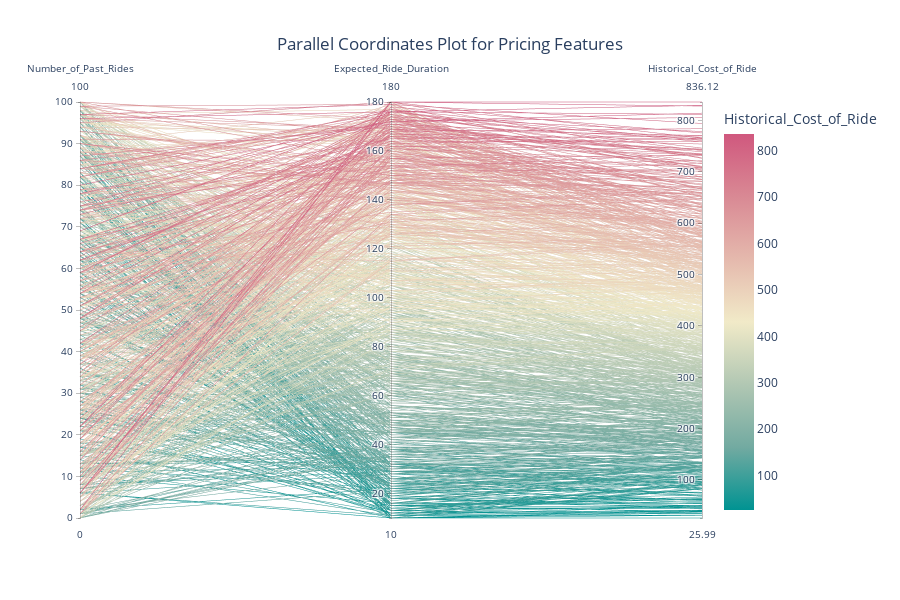

Notebook source saved alongside this figure:
### Code cell
# Parallel coordinates plot
fig = px.parallel_coordinates(df, dimensions=['Number_of_Past_Rides', 'Expected_Ride_Duration', 'Historical_Cost_of_Ride'],
                              color='Historical_Cost_of_Ride', color_continuous_scale=px.colors.diverging.Tealrose,
                              title="Parallel Coordinates Plot for Pricing Features")
fig.update_layout(width=900, height=600, title_x=0.5)
fig.show()

### Figure 1 — Plotly figure (JSON) as saved in the notebook; plotly's stock layout.template omitted (floating-point values rounded to 4 significant figures; data arrays with more than 128 entries replaced by an {"elided": "..."} marker saying what was removed)
{"data": [{"dimensions": [{"label": "Number_of_Past_Rides", "values": {"elided": "1000 int values"}}, {"label": "Expected_Ride_Duration", "values": {"elided": "1000 int values"}}, {"label": "Historical_Cost_of_Ride", "values": {"elided": "1000 float values"}}], "domain": {"x": [0, 1], "y": [0, 1]}, "line": {"color": {"elided": "1000 float values"}, "coloraxis": "coloraxis"}, "name": "", "type": "parcoords"}], "layout": {"coloraxis": {"colorbar": {"title": {"text": "Historical_Cost_of_Ride"}}, "colorscale": [[0, "rgb(0, 147, 146)"], [0.1667, "rgb(114, 170, 161)"], [0.3333, "rgb(177, 199, 179)"], [0.5, "rgb(241, 234, 200)"], [0.6667, "rgb(229, 185, 173)"], [0.8333, "rgb(217, 137, 148)"], [1, "rgb(208, 88, 126)"]]}, "height": 600, "legend": {"tracegroupgap": 0}, "title": {"text": "Parallel Coordinates Plot for Pricing Features", "x": 0.5}, "width": 900}}
